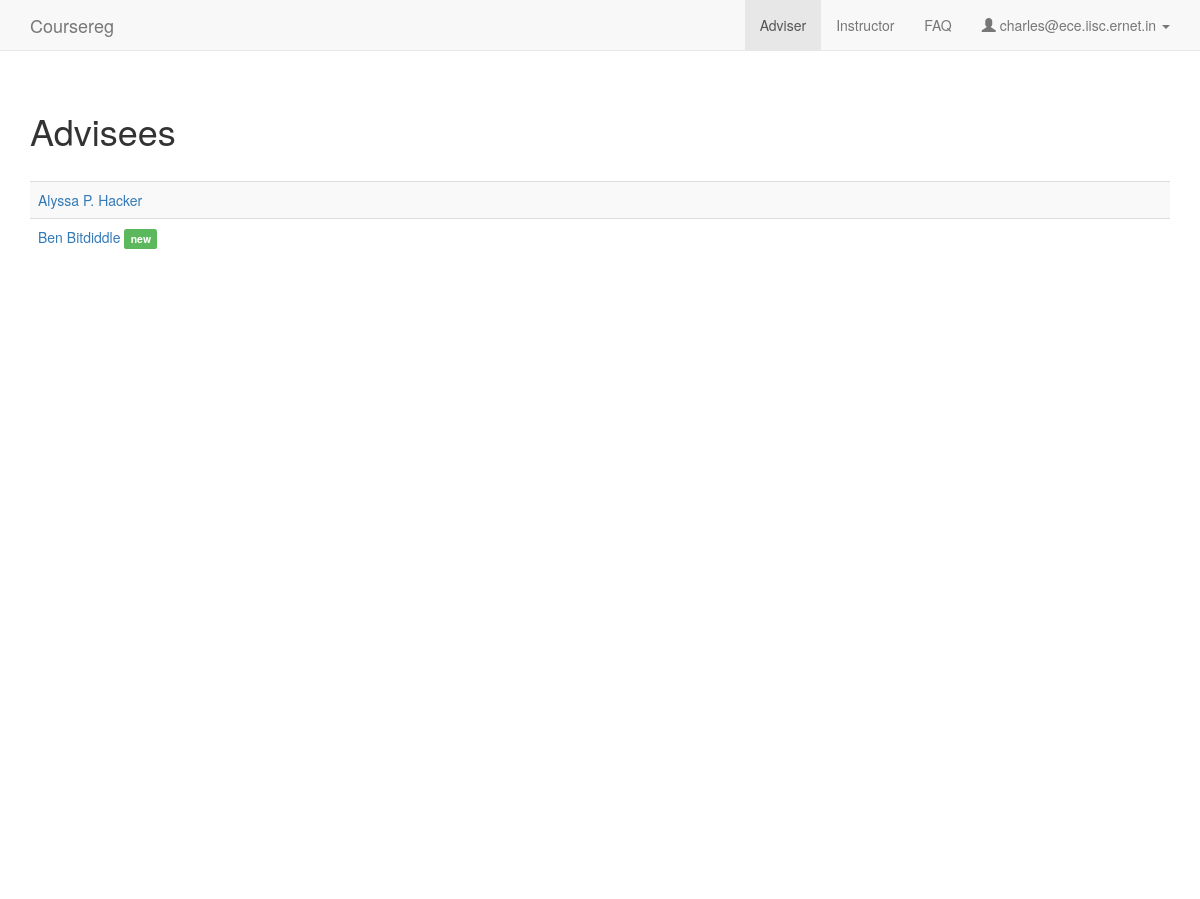
The page /adviser (signed in) on the database as committed earlier.
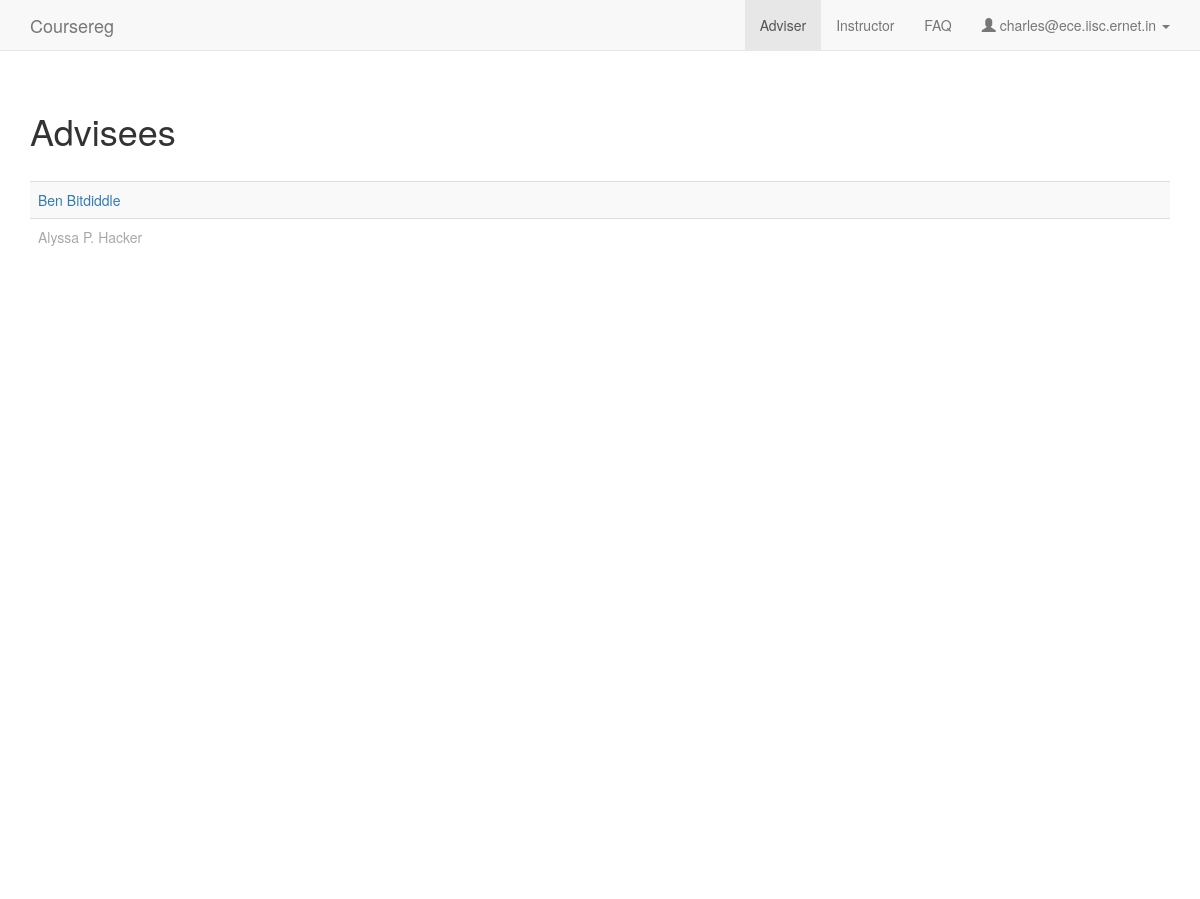
The same page on the database as committed later.
### coursereg/models.py (models this page shows, shortened)
class User(AbstractBaseUser, PermissionsMixin):
    USER_TYPE_STUDENT = 0
    USER_TYPE_FACULTY = 1
    USER_TYPE_DCC = 2
    USER_TYPE_OTHER = 3
    USER_TYPE_CHOICES = (
        (USER_TYPE_STUDENT, "Student"),
        (USER_TYPE_FACULTY, "Faculty"),
        (USER_TYPE_DCC, "DCC"),
        (USER_TYPE_OTHER, "Other"),
    )
    email = models.EmailField(max_length=254, unique=True)
    full_name = models.CharField(max_length=250)
    user_type = models.IntegerField(default=USER_TYPE_OTHER, choices=USER_TYPE_CHOICES)
    adviser = models.ForeignKey('self', null=True, blank=True, on_delete=models.CASCADE, limit_choices_to={'user_type': USER_TYPE_FACULTY})
    degree = models.ForeignKey(Degree, on_delete=models.CASCADE, null=True, blank=True)
    department = models.ForeignKey(Department, on_delete=models.CASCADE, null=True)
    date_joined = models.DateTimeField(default=timezone.now)
    sr_no = models.CharField(max_length=200, default='-')
    telephone = models.CharField(max_length=100, default='', blank=True)
    is_dcc_review_pending = models.BooleanField(default=False)
    is_dcc_sent_notification = models.BooleanField(default=False)
    is_staff = models.BooleanField(default=False)
    is_active = models.BooleanField(default=True)
    objects = CustomUserManager()
    USERNAME_FIELD = 'email'
    REQUIRED_FIELDS = []
    def is_adviser_review_pending(self):
        if self.user_type == User.USER_TYPE_STUDENT:
            return Participant.objects.filter(user=self, is_adviser_reviewed=False).first()

### coursereg/views/adviser.py (the view)
# urls.py: url(r'^adviser$', views.adviser.index, name='adviser'),
@login_required
def index(request):
    if not request.user.user_type == models.User.USER_TYPE_FACULTY:
        raise PermissionDenied
    context = {
        'user_type': 'faculty',
        'nav_active': 'adviser',
        'user_email': request.user.email,
        'students': models.User.objects.filter(adviser=request.user).order_by('-is_active', '-date_joined')
    }
    return render(request, 'coursereg/adviser.html', context)

### coursereg/templates/coursereg/adviser.html (shortened to what this page needs)
{% extends "coursereg/base.html" %}
{% block body %}
{% include "coursereg/nav.html" %}
<div class="container" id="maincontainer">
    <div class="row top-buffer-1">
        <div class="col-md-12">
            <h1>Advisees</h1>
        </div>
    </div>
    <div class="row top-buffer-1">
        <div class="col-md-12">
            <table class="table table-striped">
            {% for student in students %}
                <tr>
                    <td>
                        {% if student.is_active %}
                        <a href="{% url 'coursereg:adviser_detail' student.id %}">{{ student.full_name }}</a>
                        {% if student.is_adviser_review_pending %}
                        <span class="label label-success">new</span>
                        {% endif %}
                        {% else %}
                        <a class="inactive" href="{% url 'coursereg:adviser_detail' student.id %}">{{ student.full_name }}</a>
                        {% endif %}
                    </td>
                </tr>
            {% endfor %}
            </table>
        </div>
    </div>
</div>
{% endblock %}

Rows that differ between the two databases and show on the page:
changed User "Ben Bitdiddle": no longer shows "new"; moves up the list
changed User "Alyssa P. Hacker": is_active True → False (drawn)
